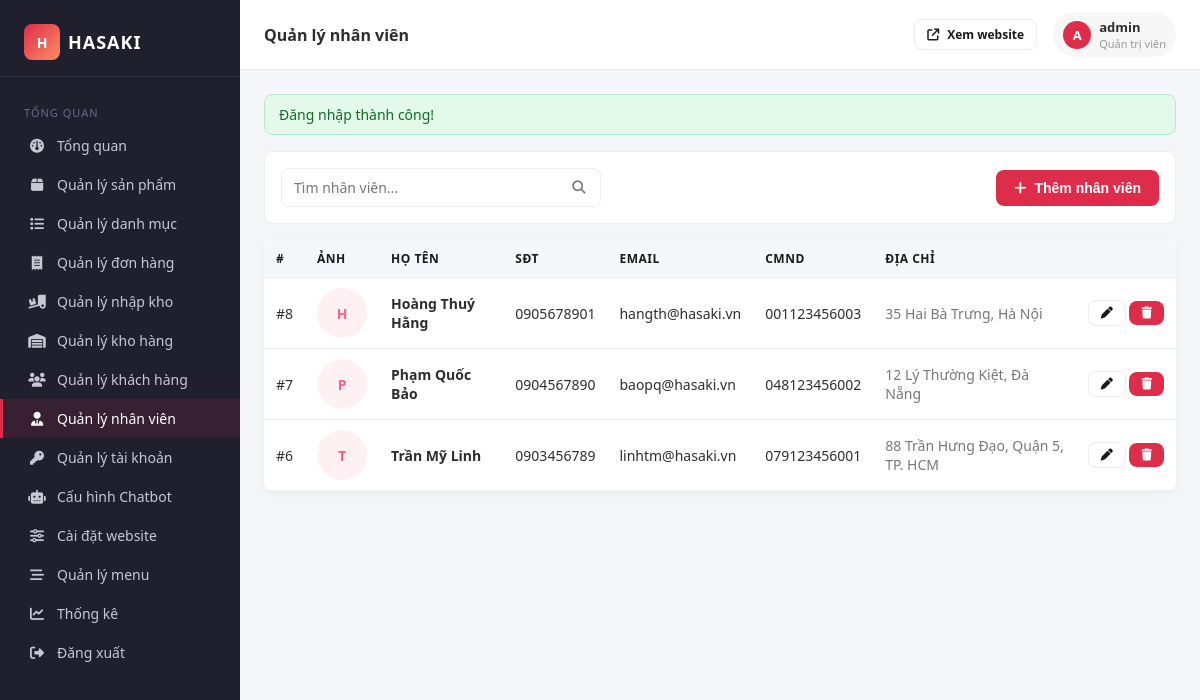
Page /admin/employees.php (signed in) on the earlier database version.
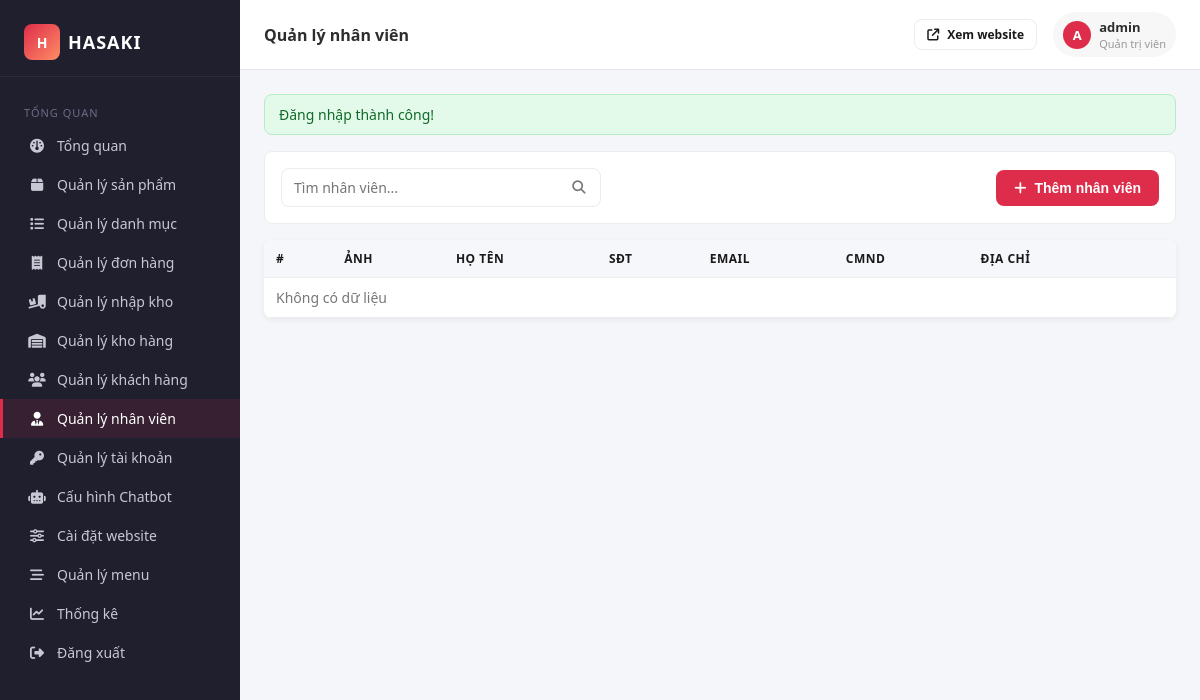
Same page on the later database version.
### tables this page shows
CREATE TABLE `nhanvien` (
  `MaNV` int NOT NULL,
  `TenNV` varchar(100) NOT NULL,
  `DiaChi` varchar(255) DEFAULT NULL,
  `SDT` varchar(15) DEFAULT NULL,
  `Email` varchar(100) DEFAULT NULL,
  `CMND` varchar(20) NOT NULL,
  `GioiTinh` varchar(10) DEFAULT NULL,
  `AnhNhanVien` varchar(255) DEFAULT NULL,
  `MaTaiKhoan` int DEFAULT NULL
);

### src/helpers/functions.php (called while the page is built, shortened)
<?php
function e(?string $value): string {
    return htmlspecialchars($value ?? '', ENT_QUOTES, 'UTF-8');
}
function url(string $path = ''): string {
    return BASE_URL . '/' . ltrim($path, '/');
}
function asset(string $path): string {
    return BASE_URL . '/assets/' . ltrim($path, '/');
}

### config/database.php (called while the page is built, shortened)
<?php
class Database {
    private static ?PDO $pdo = null;
    public static function getConnection(): PDO {
        if (self::$pdo === null) {
            $dsn = 'mysql:host=' . DB_HOST . ';dbname=' . DB_NAME . ';charset=' . DB_CHARSET;
            $options = [
                PDO::ATTR_ERRMODE              => PDO::ERRMODE_EXCEPTION,
                PDO::ATTR_DEFAULT_FETCH_MODE   => PDO::FETCH_ASSOC,
                PDO::ATTR_EMULATE_PREPARES     => false,
                PDO::MYSQL_ATTR_INIT_COMMAND   => "SET NAMES utf8mb4 COLLATE utf8mb4_unicode_ci",
            ];
            self::$pdo = new PDO($dsn, DB_USER, DB_PASS, $options);
        }
        return self::$pdo;
    }
}

### src/Business/EmployeeBLL.php (called while the page is built, shortened)
<?php
require_once __DIR__ . '/../DataAccess/EmployeeDAL.php';
class EmployeeBLL {
    private EmployeeDAL $dal;
    public function __construct() { $this->dal = new EmployeeDAL(); }
    public function getAll(): array { return $this->dal->getAll(); }
}

### src/DataAccess/BaseDAL.php (called while the page is built, shortened)
<?php
require_once __DIR__ . '/../../config/database.php';
abstract class BaseDAL {
    public function __construct() {
        $this->db = Database::getConnection();
    }
}

### src/DataAccess/EmployeeDAL.php (called while the page is built, shortened)
<?php
require_once __DIR__ . '/BaseDAL.php';
class EmployeeDAL extends BaseDAL {
    public function getAll(): array {
        $stmt = $this->db->query("SELECT * FROM NhanVien ORDER BY MaNV DESC");
        return $stmt->fetchAll();
    }
}

### public/admin/employees.php (the view, shortened to what the changed rows need)
<?php
require_once __DIR__ . '/../../config/config.php';
require_once __DIR__ . '/../../src/Business/EmployeeBLL.php';
$bll = new EmployeeBLL();
$keyword = trim($_GET['q'] ?? '');
$rows = $keyword !== '' ? $bll->search($keyword) : $bll->getAll();
require __DIR__ . '/includes/layout-top.php';
?>
<table class="table">
  <thead><tr><th>#</th><th>Ảnh</th><th>Họ tên</th><th>SĐT</th><th>Email</th><th>CMND</th><th>Địa chỉ</th><th></th></tr></thead>
  <tbody>
    <?php if (empty($rows)): ?>
      <tr><td colspan="8" class="text-center muted">Không có dữ liệu</td></tr>
    <?php else: foreach ($rows as $r): ?>
      <tr>
        <td>#<?= (int)$r['MaNV'] ?></td>
        <td>
          <?php if (!empty($r['AnhNhanVien'])): ?>
            <img class="thumb" src="<?= asset(e($r['AnhNhanVien'])) ?>" style="border-radius:50%" onerror="this.style.display='none'">
          <?php else: ?>
            <div class="thumb" style="border-radius:50%;background:#fff0f3;color:#ff5e8e;display:flex;align-items:center;justify-content:center;font-weight:700"><?= e(mb_strtoupper(mb_substr($r['TenNV'], 0, 1))) ?></div>
          <?php endif; ?>
        </td>
        <td><strong><?= e($r['TenNV']) ?></strong></td>
        <td><?= e($r['SDT']) ?></td>
        <td><?= e($r['Email']) ?></td>
        <td><?= e($r['CMND']) ?></td>
        <td class="muted"><?= e($r['DiaChi']) ?></td>
        <td class="actions">
          <a class="btn-outline btn btn-sm" href="?action=edit&id=<?= (int)$r['MaNV'] ?>"><i class="fa-solid fa-pen"></i></a>
          <a class="btn-danger btn btn-sm" href="?action=delete&id=<?= (int)$r['MaNV'] ?>" data-confirm="Xóa nhân viên này?"><i class="fa-solid fa-trash"></i></a>
        </td>
      </tr>
    <?php endforeach; endif; ?>
  </tbody>
</table>
<?php require __DIR__ . '/includes/layout-bottom.php'; ?>

### public/admin/includes/layout-top.php (shortened to what the changed rows need)
<?php
$current = basename($_SERVER['PHP_SELF']);
$menu = [
  ['Tổng quan',         'index.php',           'fa-gauge'],
  ['Quản lý sản phẩm',  'products.php',        'fa-box'],
  ['Quản lý danh mục',  'categories.php',      'fa-list'],
  ['Quản lý đơn hàng',  'invoices.php',        'fa-receipt'],
  ['Quản lý nhập kho',  'import-invoices.php', 'fa-truck-ramp-box'],
  ['Quản lý kho hàng',  'warehouse.php',       'fa-warehouse'],
  ['Quản lý khách hàng','customers.php',       'fa-users'],
  ['Quản lý nhân viên', 'employees.php',       'fa-user-tie'],
  ['Quản lý tài khoản', 'accounts.php',        'fa-key'],
  ['Cấu hình Chatbot',  'chatbot.php',         'fa-robot'],
  ['Cài đặt website',   'settings.php',        'fa-sliders'],
  ['Quản lý menu',      'menus.php',           'fa-bars-staggered'],
  ['Thống kê',          'stats.php',           'fa-chart-line'],
];
?><!DOCTYPE html>
<html lang="vi">
<head>
  <link rel="stylesheet" href="<?= asset('css/tailwind.css') ?>">
  <link rel="stylesheet" href="<?= asset('css/admin.css') ?>">
  <link rel="stylesheet" href="https://cdnjs.cloudflare.com/ajax/libs/font-awesome/6.4.0/css/all.min.css">
</head>
<body>
<div class="admin-shell">
  <aside class="admin-sidebar">
    <nav class="nav">
      <?php foreach ($menu as [$label, $file, $icon]): ?>
        <a href="<?= url('admin/' . $file) ?>" class="nav-item <?= $current === $file ? 'active' : '' ?>">
          <span class="icon"><i class="fa-solid <?= $icon ?>"></i></span>
          <?= e($label) ?>
        </a>
      <?php endforeach; ?>
      <a href="<?= url('logout.php') ?>" class="nav-item">
        <span class="icon"><i class="fa-solid fa-right-from-bracket"></i></span>
        Đăng xuất
      </a>
    </nav>
  </aside>
  <main class="admin-main">
    <div class="admin-content">

Differences in the rows shown:
removed nhanvien: MaNV "8", TenNV "H", TenNV "Hoàng Thuý Hằng", SDT "0905678901", Email "hangth@hasaki.vn", CMND "001123456003", DiaChi "35 Hai Bà Trưng, Hà Nội"
removed nhanvien: MaNV "7", TenNV "P", TenNV "Phạm Quốc Bảo", SDT "0904567890", Email "baopq@hasaki.vn", CMND "048123456002", DiaChi "12 Lý Thường Kiệt, Đà Nẵng"
removed nhanvien: MaNV "6", TenNV "T", TenNV "Trần Mỹ Linh", SDT "0903456789", Email "linhtm@hasaki.vn", CMND "079123456001", DiaChi "88 Trần Hưng Đạo, Quận 5, TP. HCM"
Other differences:
text now shown: "Không có dữ liệu"
